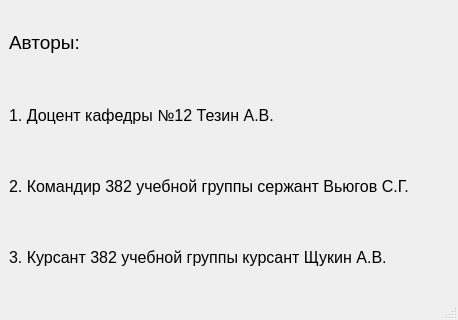
<?xml version="1.0" encoding="UTF-8"?>
<ui version="4.0">
 <class>Authors</class>
 <widget class="QMainWindow" name="Authors">
  <property name="geometry">
   <rect>
    <x>0</x>
    <y>0</y>
    <width>458</width>
    <height>320</height>
   </rect>
  </property>
  <property name="maximumSize">
   <size>
    <width>460</width>
    <height>320</height>
   </size>
  </property>
  <property name="windowTitle">
   <string>MainWindow</string>
  </property>
  <widget class="QWidget" name="centralwidget">
   <layout class="QGridLayout" name="gridLayout">
    <item row="0" column="0">
     <widget class="QLabel" name="label">
      <property name="sizePolicy">
       <sizepolicy hsizetype="Expanding" vsizetype="Expanding">
        <horstretch>0</horstretch>
        <verstretch>0</verstretch>
       </sizepolicy>
      </property>
      <property name="maximumSize">
       <size>
        <width>600</width>
        <height>250</height>
       </size>
      </property>
      <property name="text">
       <string>&lt;html&gt;&lt;head/&gt;&lt;body&gt;&lt;p&gt;&lt;span style=&quot; font-size:14pt;&quot;&gt;Авторы:&lt;/span&gt;&lt;/p&gt;&lt;p&gt;&lt;br/&gt;&lt;/p&gt;&lt;p&gt;&lt;span style=&quot; font-size:12pt;&quot;&gt;1. Доцент кафедры №12 Тезин А.В.&lt;/span&gt;&lt;/p&gt;&lt;p&gt;&lt;br/&gt;&lt;/p&gt;&lt;p&gt;&lt;span style=&quot; font-size:12pt;&quot;&gt;2. Командир 382 учебной группы сержант Вьюгов С.Г.&lt;/span&gt;&lt;/p&gt;&lt;p&gt;&lt;br/&gt;&lt;/p&gt;&lt;p&gt;&lt;span style=&quot; font-size:12pt;&quot;&gt;3. Курсант 382 учебной группы курсант Щукин А.В.&lt;/span&gt;&lt;/p&gt;&lt;/body&gt;&lt;/html&gt;</string>
      </property>
      <property name="textFormat">
       <enum>Qt::AutoText</enum>
      </property>
     </widget>
    </item>
   </layout>
  </widget>
  <widget class="QMenuBar" name="menubar">
   <property name="geometry">
    <rect>
     <x>0</x>
     <y>0</y>
     <width>458</width>
     <height>21</height>
    </rect>
   </property>
  </widget>
  <widget class="QStatusBar" name="statusbar"/>
 </widget>
 <resources/>
 <connections/>
</ui>
